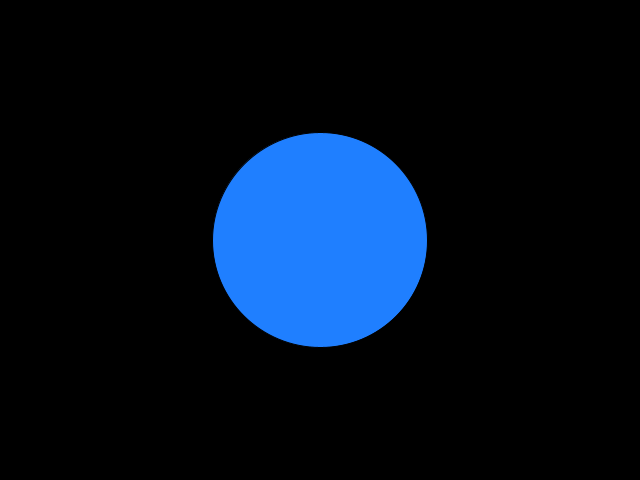
Frame 1 (no input)
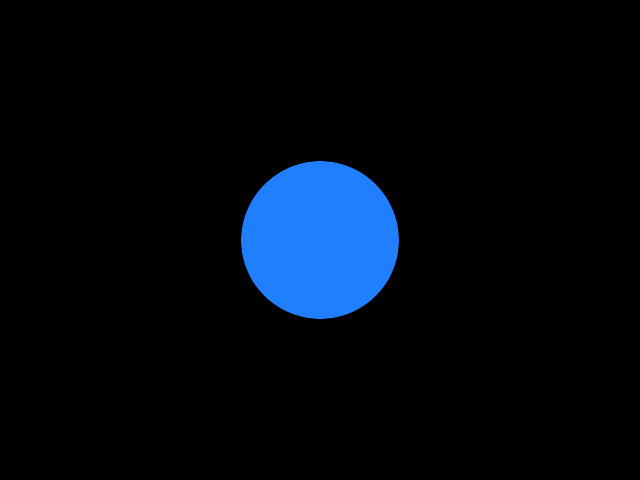
Frame 60 (the mouse pressed at the canvas centre just before this capture)
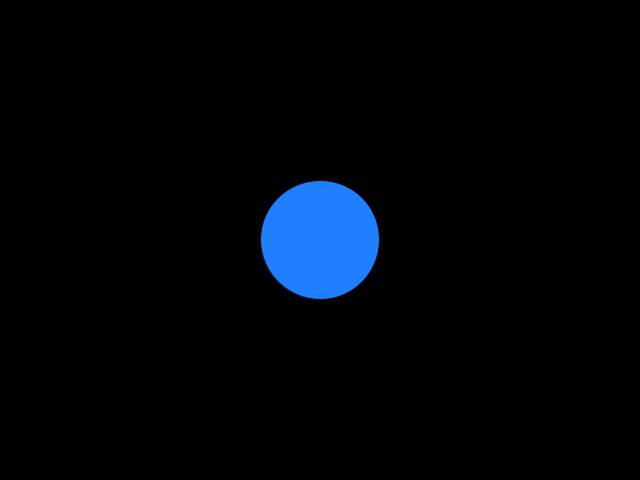
Frame 120 (the mouse held since frame 60 and released just before this capture)

The Processing sketch that drew these frames (run headless with seeded random() and noise(); from frame 60 on, the mouse is pressed at the canvas centre):

// Processing sketch: processing_117898
// ── processing_117898.pde

void setup() {
  size(640, 480);
  frameRate(30);
}

void draw() {
  background(0);
  fill(31, 127, 255);
  float radius=150*sin(frameCount/10.0)+200;
  ellipse(width/2, height/2, radius, radius);
}
